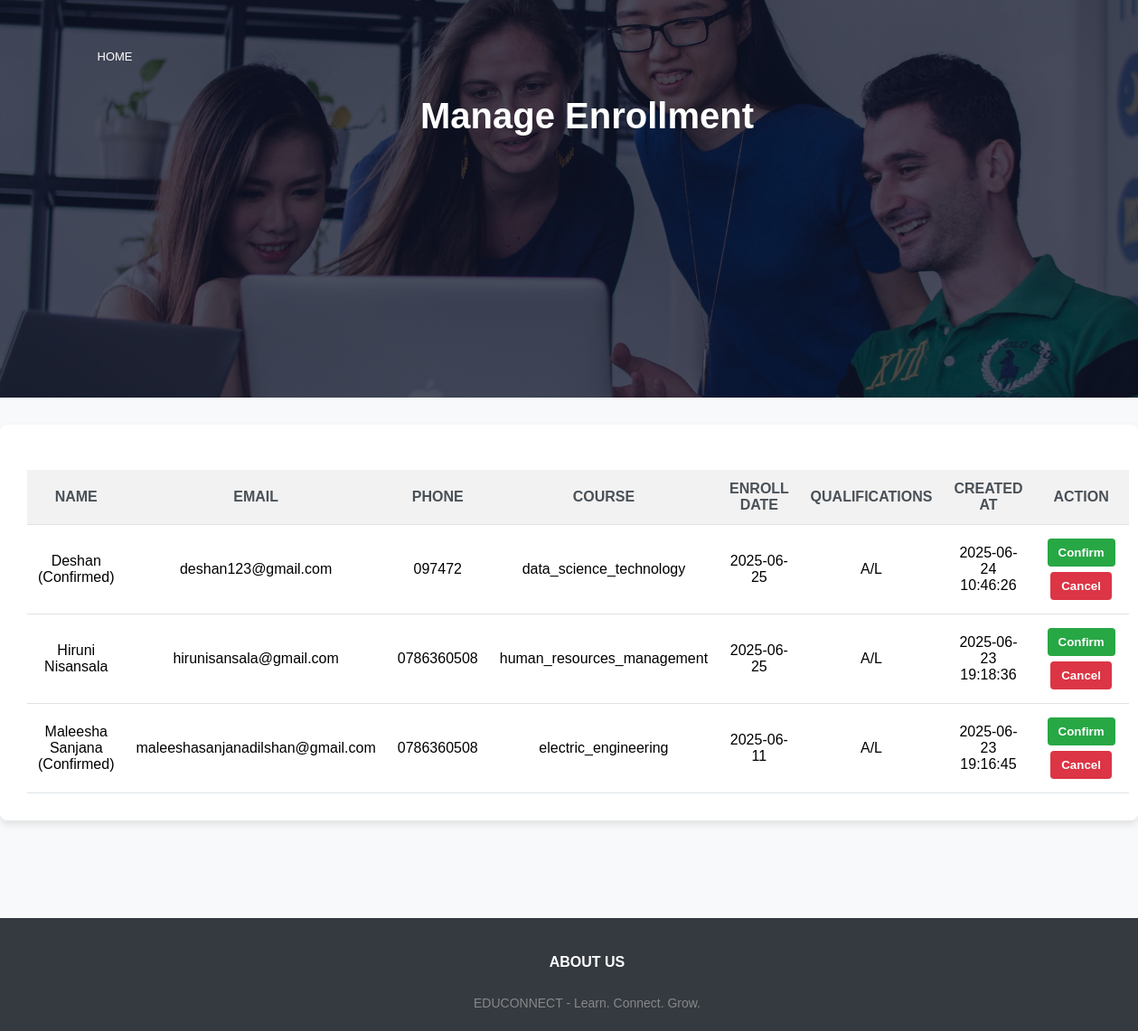
The app's page /PHP/view_Reservation.php with its own data.
### tables this page shows
CREATE TABLE `enrollments` (
  `id` int(11) NOT NULL,
  `name` varchar(100) NOT NULL,
  `email` varchar(100) NOT NULL,
  `phone` varchar(20) NOT NULL,
  `course` varchar(100) NOT NULL,
  `enroll_date` date NOT NULL,
  `qualifications` text DEFAULT NULL,
  `created_at` timestamp NOT NULL DEFAULT current_timestamp()
);

### PHP/view_Reservation.php (the view, shortened to what this page needs)
<?php
$servername = "localhost";
$username = "root";
$password = "";
$dbname = "educonnect_db";
$conn = new mysqli($servername, $username, $password, $dbname);
$result = $conn->query("SELECT * FROM enrollments ORDER BY created_at DESC");
?>
<!DOCTYPE html>
<html lang="en">
<head>
  <link rel="stylesheet" href="../Style/About.css" />
</head>
<body>
<section class="sub-header">
        <nav>
            <div class="nav-links" id="navLinks">
                <ul>
                    <li><a href="../staff.html">HOME</a></li>
                </ul>
            </div>
        </nav>
        <h1>Manage Enrollment</h1>
    </section>
  <div class="container">
    <table>
      <thead>
        <tr>
          <th>Name</th>
          <th>Email</th>
          <th>Phone</th>
          <th>Course</th>
          <th>Enroll Date</th>
          <th>Qualifications</th>
          <th>Created At</th>
          <th>Action</th>
        </tr>
      </thead>
      <tbody>
        <?php while ($row = $result->fetch_assoc()): ?>
          <tr>
            <td><?= htmlspecialchars($row["name"]) ?></td>
            <td><?= htmlspecialchars($row["email"]) ?></td>
            <td><?= $row["phone"] ?></td>
            <td><?= $row["course"] ?></td>
            <td><?= $row["enroll_date"] ?></td>
            <td><?= nl2br(htmlspecialchars($row["qualifications"])) ?></td>
            <td><?= $row["created_at"] ?></td>
            <td>
              <form method="post">
                <button class="btn btn-confirm" type="submit" name="confirm" value="<?= $row["id"] ?>">Confirm</button>
                <button class="btn btn-cancel" type="submit" name="cancel" value="<?= $row["id"] ?>">Cancel</button>
              </form>
            </td>
          </tr>
        <?php endwhile; ?>
      </tbody>
    </table>
  </div>
  <br>
  <br>
  <br>
  <br>
  <br>
  <br>
  <section class="footer" style="text-align:center; padding: 20px; background: #343a40; color: #fff;">
    <h4>ABOUT US</h4>
    <p>EDUCONNECT - Learn. Connect. Grow.</p>
  </section>
</body>
</html>

### Style/About.css (style rules this page uses)
* { margin: 0; padding: 0; font-family: 'Poppins', sans-serif; }
nav { display: flex; padding: 2% 6%; justify-content: space-between; align-items: center; }
.nav-links { text-align: right; }
.nav-links ul li { list-style: none; display: inline-block; padding: 8px 12px; position: relative; }
.nav-links ul li a { text-decoration: none; color: #ffffff; font-size: 13px; }
.nav-links ul li::after { content: ''; width: 0%; height: 2px; background: #f44336; display: block; margin: auto; transition: 0.5s; }
h1 { font-size: 36px; font-weight: 600; }
p { color: #888; font-size: 14px; font-weight: 300; line-height: 22px; }
.footer { width: 100%; text-align: center; padding: 30px 0; }
.footer h4 { margin-top: 20px; margin-bottom: 25px; font-weight: 600; }
.sub-header { height: 50vh; width: 100%; background-image: linear-gradient(rgba(4, 9, 30, 0.7), rgba(4, 9, 30, 0.7)), url(../images/intro1.jpg); background-position: center; background-size: cover; text-align: center; color: #fff; }
.sub-header h1 { margin-top: 100px; }

### PHP/view_Reservation.php (style rules this page uses)
body { font-family: 'Poppins', sans-serif; background-color: #f8f9fa; margin: 0; padding: 0; }
.sub-header { background-color: #343a40; color: #fff; padding: 20px; text-align: center; }
.sub-header h1 { margin: 0; font-size: 2.5rem; }
.container { padding: 30px; max-width: 1200px; margin: auto; background: #fff; border-radius: 8px; box-shadow: 0 4px 8px rgba(0,0,0,0.1); margin-top: 30px; }
table { width: 100%; border-collapse: collapse; margin-top: 20px; }
table th, table td { padding: 12px; text-align: center; border-bottom: 1px solid #dee2e6; }
table th { background-color: #f2f2f2; color: #495057; text-transform: uppercase; }
.btn { padding: 8px 12px; margin: 3px; border: none; border-radius: 4px; cursor: pointer; font-weight: bold; }
.btn-confirm { background-color: #28a745; color: white; }
.btn-cancel { background-color: #dc3545; color: white; }

### records on screen
enrollments: name "Deshan (Confirmed)", email "deshan123@gmail.com", phone "097472", course "data_science_technology", enroll_date "2025-06-25", qualifications "A/L", created_at "2025-06-24 10:46:26", $row["id"] 6 (drawn)
enrollments: name "Hiruni Nisansala", email "hirunisansala@gmail.com", phone "0786360508", course "human_resources_management", enroll_date "2025-06-25", qualifications "A/L", created_at "2025-06-23 19:18:36", $row["id"] 5 (drawn)
enrollments: name "Maleesha Sanjana (Confirmed)", email "maleeshasanjanadilshan@gmail.com", phone "0786360508", course "electric_engineering", enroll_date "2025-06-11", qualifications "A/L", created_at "2025-06-23 19:16:45", $row["id"] 3 (drawn)
